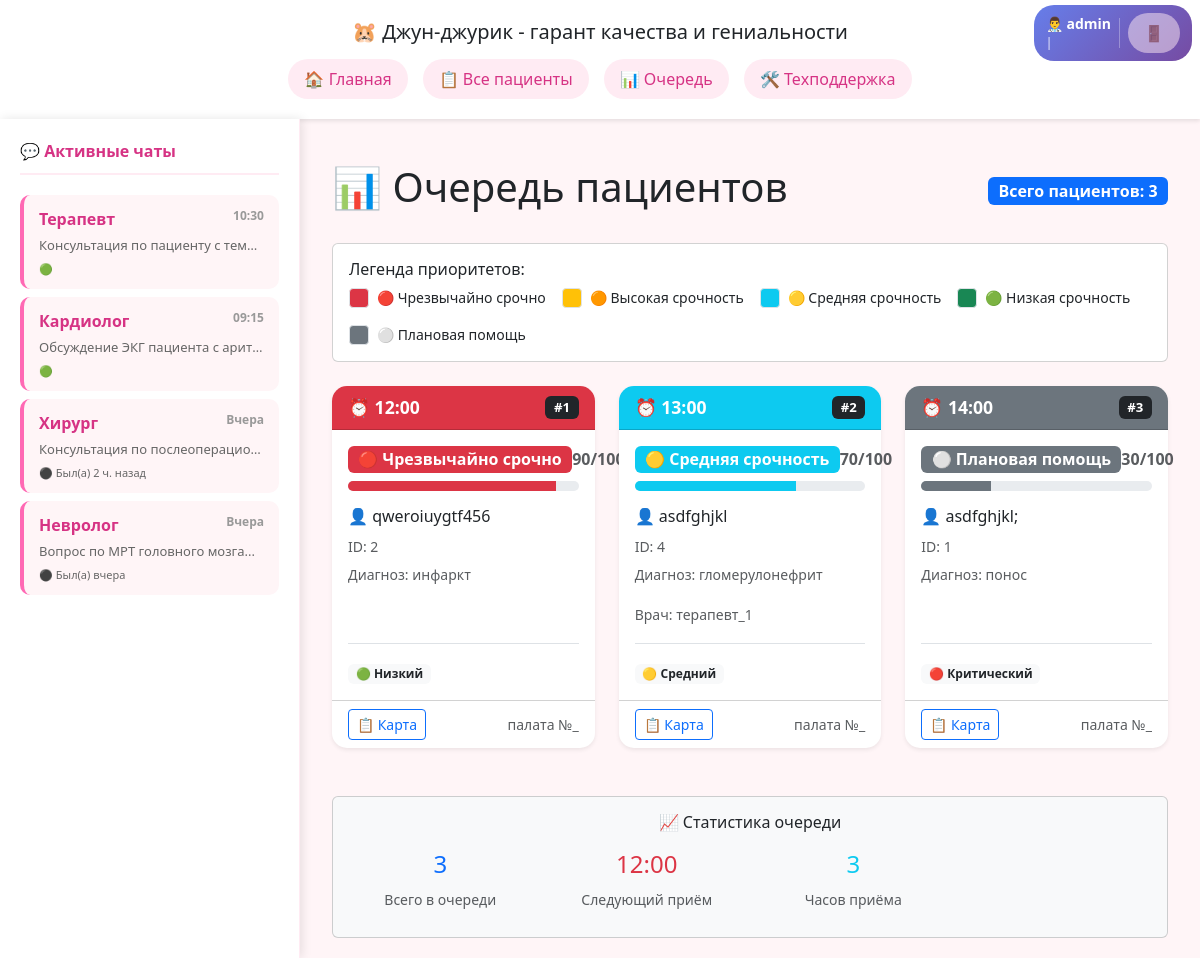
Before: /queue/ (signed in) with the older database file.
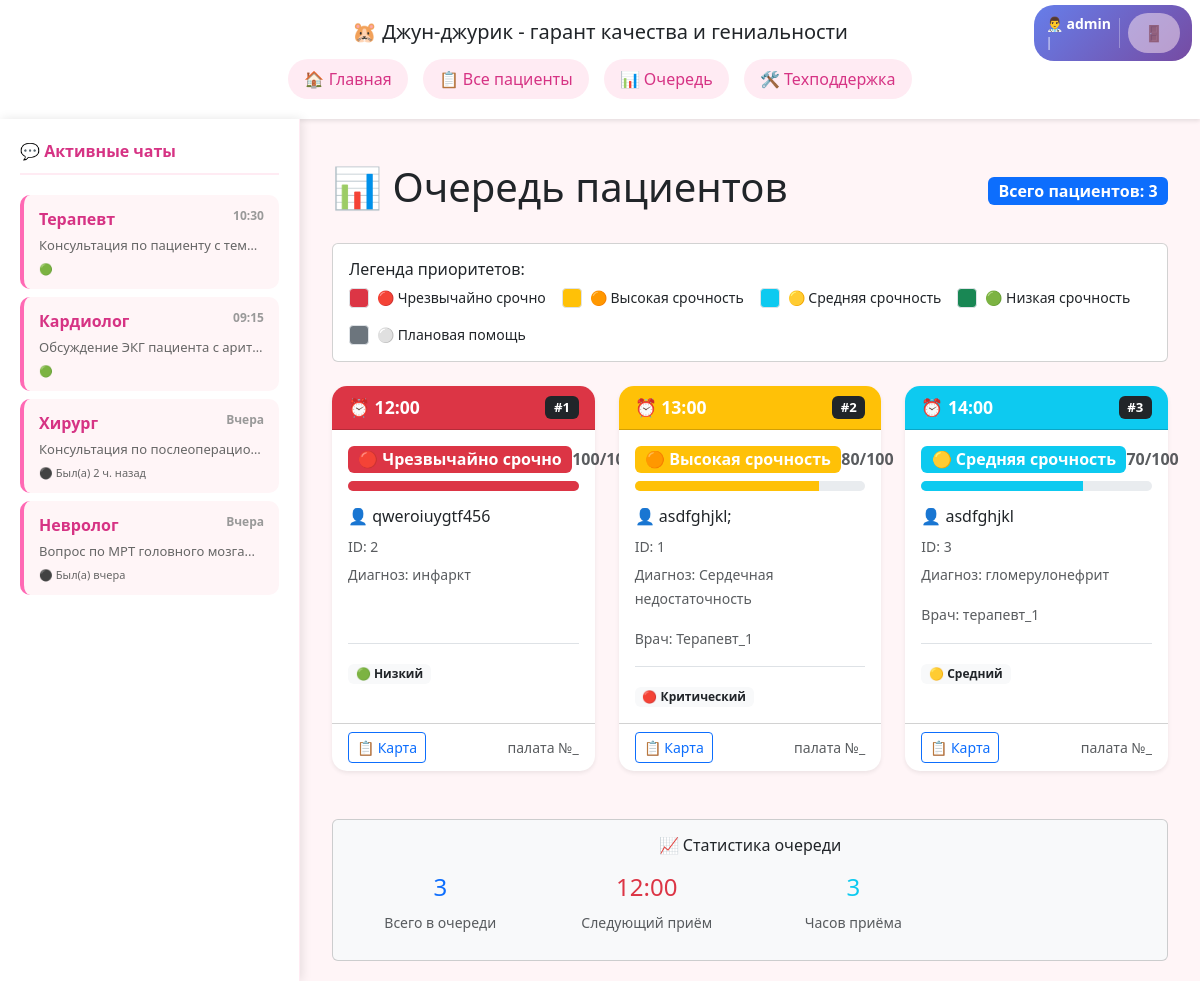
After: the same page with the newer database file.
### main/models.py (models this page shows, shortened)
class Patient(models.Model):
    encrypted_id = models.CharField(max_length=50, unique=True, verbose_name="ID пациента")
    encrypted_name = models.TextField(verbose_name="Зашифрованное имя пациента")
    diagnosis = models.TextField(blank=True, verbose_name="Диагноз")
    icd10_codes = models.TextField(blank=True, verbose_name="Коды МКБ-10")
    hilling_doc = models.CharField(max_length=50, blank=True, verbose_name="Лечащий врач")
    urgency_level = models.IntegerField(default=4, verbose_name="Уровень срочности (1-4)")
    emergency_criteria = models.IntegerField(
        default=50,
        verbose_name="Критерий неотложности (1-100)",
        help_text="Оценка неотложности состояния пациента по шкале от 1 до 100",
        validators=[MinValueValidator(1), MaxValueValidator(100)]
    )
    clinical_route = models.JSONField(default=dict, verbose_name="Клинический маршрут")
    visits_data = models.JSONField(
        default=list,
        blank=True,
        verbose_name="Данные визитов"
    )
    created_at = models.DateTimeField(auto_now_add=True)
    updated_at = models.DateTimeField(auto_now=True)
    is_active = models.BooleanField(default=True)
    class Meta:
        ordering = ['-emergency_criteria', 'urgency_level', '-created_at']
    def get_urgency_display(self):
        urgency_map = {
            1: '🔴 Критический',
            2: '🟠 Высокий',
            3: '🟡 Средний',
            4: '🟢 Низкий',
        }
        return urgency_map.get(self.urgency_level, '⚪ Неизвестно')
    def get_emergency_display(self):
        if self.emergency_criteria >= 90:
            return '🔴 Чрезвычайно срочно'
        elif self.emergency_criteria >= 75:
            return '🟠 Высокая срочность'
        elif self.emergency_criteria >= 60:
            return '🟡 Средняя срочность'
        elif self.emergency_criteria >= 40:
            return '🟢 Низкая срочность'
        else:
            return '⚪ Плановая помощь'
    def get_emergency_progress_class(self):
        if self.emergency_criteria >= 90:
            return 'bg-danger'
        elif self.emergency_criteria >= 75:
            return 'bg-warning'
        elif self.emergency_criteria >= 60:
            return 'bg-info'
        elif self.emergency_criteria >= 40:
            return 'bg-success'
        else:
            return 'bg-secondary'

### main/views.py (the view)
# urls.py: path('queue/', views.queue_view, name='queue'),
@login_required
def queue_view(request):
    patients = Patient.objects.filter(is_active=True).order_by('-emergency_criteria')
    start_time = datetime.strptime('12:00', '%H:%M')
    schedule = []
    for i, patient in enumerate(patients):
        appointment_time = (start_time + timedelta(hours=i)).strftime('%H:%M')
        schedule.append({
            'patient': patient,
            'appointment_time': appointment_time,
            'time_slot': i + 1
        })
    context = {
        'schedule': schedule,
        'total_patients': len(patients)
    }
    return render(request, 'main/queue.html', context)

### main/templates/main/queue.html (shortened to what the changed rows need)
{% extends 'main/head.html' %}
{% block content %}
<div class="container mt-4">
    <div class="row">
        <div class="col-12">
            <div class="d-flex justify-content-between align-items-center mb-4">
                <h1>📊 Очередь пациентов</h1>
            </div>
            <div class="row">
                {% for item in schedule %}
                <div class="col-md-6 col-lg-4 mb-4">
                    <div class="card queue-card h-100 border-0 shadow-sm">
                        <div class="card-header {{ item.patient.get_emergency_progress_class }} text-white d-flex justify-content-between align-items-center">
                            <strong>⏰ {{ item.appointment_time }}</strong>
                            <span class="badge bg-dark">#{{ item.time_slot }}</span>
                        </div>
                        <div class="card-body">
                            <div class="mb-3">
                                <div class="d-flex justify-content-between align-items-center mb-2">
                                    <span class="badge {{ item.patient.get_emergency_progress_class }} fs-6">
                                        {{ item.patient.get_emergency_display }}
                                    </span>
                                    <strong class="text-muted">{{ item.patient.emergency_criteria }}/100</strong>
                                </div>
                                <div class="progress" style="height: 10px;">
                                    <div class="progress-bar {{ item.patient.get_emergency_progress_class }}"
                                         style="width: {{ item.patient.emergency_criteria }}%"
                                         title="Критерий неотложности: {{ item.patient.emergency_criteria }}">
                                    </div>
                                </div>
                            </div>
                            <div class="patient-info">
                                <h6 class="card-title text-truncate" title="{{ item.patient.encrypted_name }}">
                                    👤 {{ item.patient.encrypted_name }}
                                </h6>
                                <p class="card-text mb-1">
                                    <small class="text-muted">ID: {{ item.patient.encrypted_id }}</small>
                                </p>
                                {% if item.patient.diagnosis %}
                                <p class="card-text">
                                    <small class="text-muted">Диагноз: {{ item.patient.diagnosis|truncatewords:8 }}</small>
                                </p>
                                {% endif %}
                                {% if item.patient.hilling_doc %}
                                <p class="card-text">
                                    <small class="text-muted">Врач: {{ item.patient.hilling_doc }}</small>
                                </p>
                                {% endif %}
                            </div>
                            <div class="mt-3 pt-3 border-top">
                                <span class="badge bg-light text-dark">
                                    {{ item.patient.get_urgency_display }}
                                </span>
                            </div>
                        </div>
                        <div class="card-footer bg-transparent">
                            <div class="d-flex justify-content-between">
                                <a href="{% url 'patient-detail' item.patient.encrypted_id %}" class="btn btn-sm btn-outline-primary">
                                    📋 Карта
                                </a>
                                <small class="text-muted align-self-center">
                                    палата №_
                                </small>
                            </div>
                        </div>
                    </div>
                </div>
                {% endfor %}
            </div>
        </div>
    </div>
</div>
{% endblock %}

Changed rows visible on the page:
changed Patient "🔴 Чрезвычайно срочно": patient.emergency_criteria "90" → "100"; emergency_criteria 90 → 100 (drawn)
changed Patient "asdfghjkl;": emergency_criteria 30 → 80 (drawn); appointment_time "14:00" → "13:00"; time_slot "3" → "2"; patient.emergency "⚪ Плановая помощь" → "🟠 Высокая срочность"; patient.emergency_criteria "30" → "80"; patient.diagnosis "понос" → "Сердечная недостаточность"; hilling_doc empty → "Терапевт_1" (drawn); patient.hilling_doc (not shown) → "Терапевт_1"; moves up the list
changed Patient "🟡 Средняя срочность": appointment_time "13:00" → "14:00"; time_slot "2" → "3"; patient.encrypted_id "4" → "3"
